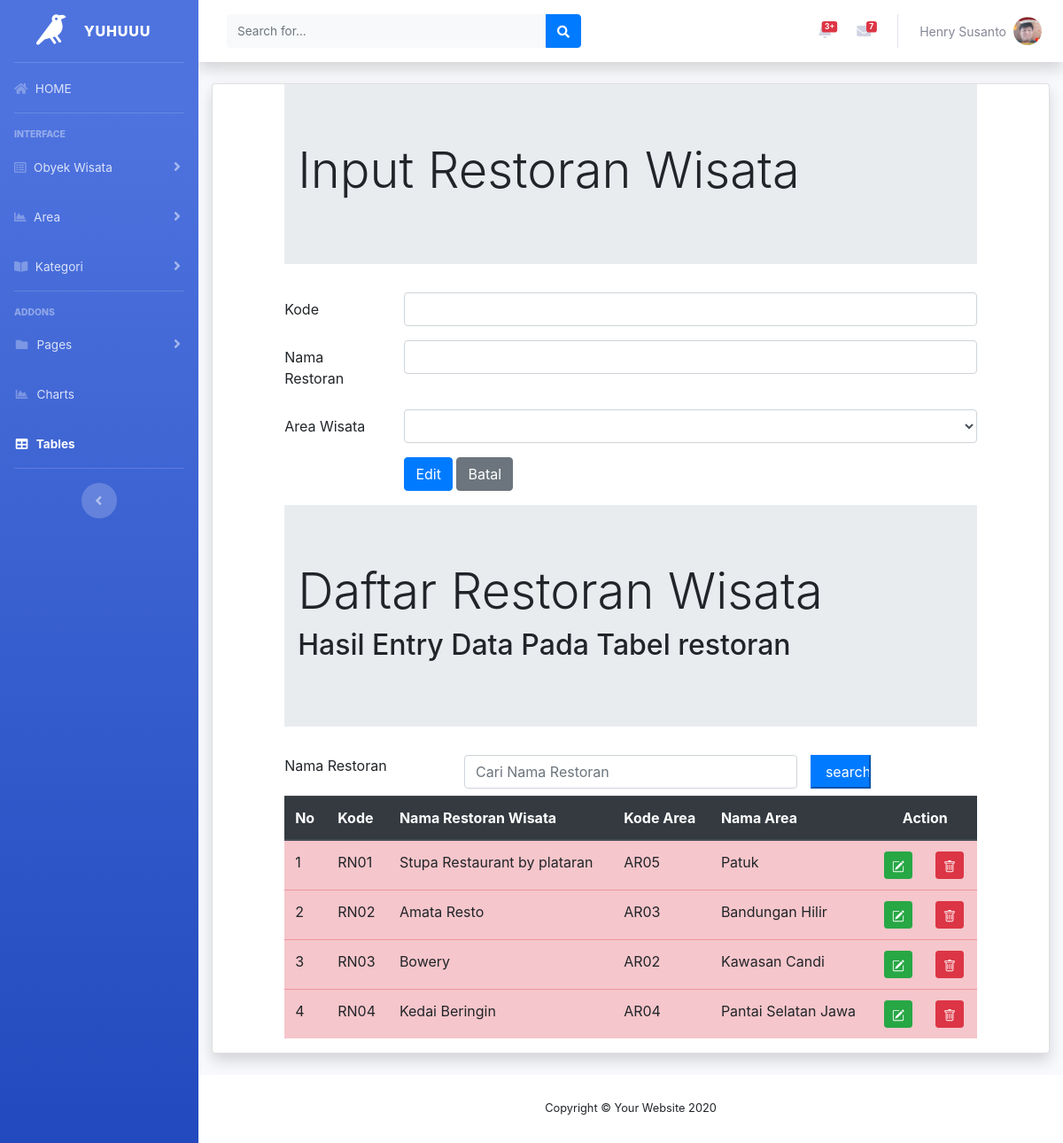
/restoedit.php, run on the app's committed database.
### tables this page shows
CREATE TABLE `restoran` (
  `restoID` char(4) NOT NULL,
  `restonama` char(30) NOT NULL,
  `areaID` char(4) NOT NULL
);

CREATE TABLE `area` (
  `areaID` char(4) NOT NULL,
  `areanama` char(35) NOT NULL,
  `areawilayah` char(35) NOT NULL,
  `areaketerangan` varchar(255) NOT NULL,
  `povinsiID` char(2) NOT NULL
);

### restoedit.php (the view, shortened to what this page needs)
<!DOCTYPE html>
<?php
  include "includes/config.php";
  $dataarea = mysqli_query($connection,"select * from area");
   $koderesto = $_GET["ubah"];
   $editresto = mysqli_query($connection,"SELECT * FROM restoran WHERE restoID = '$koderesto'");
   $rowedit = mysqli_fetch_array($editresto);
   $editarea = mysqli_query($connection,"SELECT * FROM restoran,area
    WHERE restoID = '$koderesto' and restoran.areaID = area.areaID");
   $rowedit3 = mysqli_fetch_array($editarea)
?>
<html lang="en">
<head>
   <?php include"header.php";?>
<div class="container-fluid">
<div class="card shadow mb-4">
  <link rel="stylesheet"  type="text/css" href="https://cdnjs.cloudflare.com/ajax/libs/select2/4.0.3/css/select2.min.css">
	<link rel="stylesheet" href="css/bootstrap.min.css">
</head>
<body>
<div class="row">
	<div class="col-sm-1">
 </div>
 <div class="col-sm-10">
   <div class="jumbotron jumbotron-fluid">
				<div class="container">
					<h1 class="display-4">Input Restoran Wisata</h1>
				</div>
			</div>
 <form method="POST">
  <div class="form-group row">
    <label for="kodedestinasi" class="col-sm-2 col-form-label">Kode</label>
    <div class="col-sm-10">
      <input type="Text" class="form-control" id="kodedestinasi" name= "inputkode" value="<?php echo
      $rowedit["restoID"]?>">
    </div>
  </div>
  <div class="form-group row">
    <label for="namadestinasi" class="col-sm-2 col-form-label">Nama Restoran</label>
    <div class="col-sm-10">
      <input type="Text" class="form-control" id="namadestinasi" name ="inputnama"  value="<?php echo
      $rowedit["restonama"]?>">
    </div>
  </div>
   <div class="form-group row">
    <label for="refkategori" class="col-sm-2 col-form-label">Area Wisata </label>
  <div class="col-sm-10">
   <select  class="form-control" id="kodearea" name="kodearea">
    <option value="<?php echo $rowedit["areaID"]?>"><?php echo $rowedit['areaID'] ?><?php echo $rowedit3['areanama']?></option>
   	<?php  while($row = mysqli_fetch_array($dataarea))
   	{?>
   	<option value="<?php echo $row["areaID"]?>">
   	</option>
   <?php } ?>
   </select>
</div>
  </div>
 <div class="form-group row">
    <div class="col-sm-2">
    </div>
    <div class="col-sm-10">
    <input type="submit" class="btn btn-primary" value="Edit" name="Edit">
    <input type="reset" class="btn btn-secondary" value="Batal" name="Batal" >
  </div>
</div>
</form>
 </div>
<div class="col-sm-1">
 </div>
</div>
	<div class="row">
		<div class="col-sm-1"></div>
		<div class="col-sm-10">
			<div class="jumbotron jumbotron-fluid">
				<div class="container">
					<h1 class="display-4">Daftar Restoran Wisata </h1>
					<h2> Hasil Entry Data Pada Tabel restoran </h2>
				</div>
			</div>
	<form method="POST">
		<div class="form-group row mb-2">
			<label for="search" class="col-sm-3 ">Nama Restoran</label>
			<div class="col-sm-6">
				<input type="text" name="search" class="form-control" id="search" value="<?php if(isset($_POST['search'])) {echo $_POST['search'];}?>" placeholder="Cari Nama Restoran">
			</div>
			<input type="submit" name="kirim" class="col-sm-1 btn-primary" value="search">
		</div>
	</form>
     <table class="table table-hover table-danger ">
     	<thead class="thead-dark">
     		<tr>
     			<th>No</th>
     			<th>Kode</th>
     			<th>Nama Restoran Wisata</th>
     			<th>Kode Area</th>
     			<th>Nama Area</th>
          <th colspan="2" style="text-align: center;">Action</th>
     		</tr>
     	</thead>
     <tbody>
	<?php
	if(isset($_POST["kirim"]))
	{
		$search = $_POST['search'];
		$query = mysqli_query($connection,"select restoran.*,
      area.areaID,area.areanama
			from restoran,area
			where restonama like'%".$search."%'
			and restoran.areaID = area.areaID");
	}else
	{
	$query = mysqli_query($connection, "select restoran.*,
    area.areaID,area.areanama
      from restoran,area
      where restoran.areaID = area.areaID");
  }
	$nomor = 1;
	while ($row = mysqli_fetch_array($query))
		{?>
			<tr>
				<td><?php echo $nomor; ?></td>
				<td><?php echo $row['restoID']; ?></td>
				<td><?php echo $row['restonama']; ?></td>
				<td><?php echo $row['areaID']; ?></td>
				<td><?php echo $row['areanama']; ?></td>
     <td>
      <a href="restoedit.php?ubah=<?php echo $row["restoID"]?>"
        class = "btn btn-success btn-sm" title ="EDIT">
    </a>
    </td>
      <td>
         <a href="restohapus.php?hapus=<?php echo $row["restoID"]?>"
        class = "btn btn-danger btn-sm" title="DELETE">
  </a>
      </td>
		 	</tr>
		 <?php $nomor = $nomor+ 1; ?>
		<?php } ?>
	</tbody>
     </table>
		</div>
		<div class="col-sm-1"></div>
	</div>
</body>
<?php include"footer.php";?>
</html>

### data on the page
restoran: restoID "RN01", restonama "Stupa Restaurant by plataran", areaID.areaID "AR05", areaID.areanama "Patuk"
restoran: restoID "RN02", restonama "Amata Resto", areaID.areaID "AR03", areaID.areanama "Bandungan Hilir"
restoran: restoID "RN03", restonama "Bowery", areaID.areaID "AR02", areaID.areanama "Kawasan Candi"
restoran: restoID "RN04", restonama "Kedai Beringin", areaID.areaID "AR04", areaID.areanama "Pantai Selatan Jawa"
